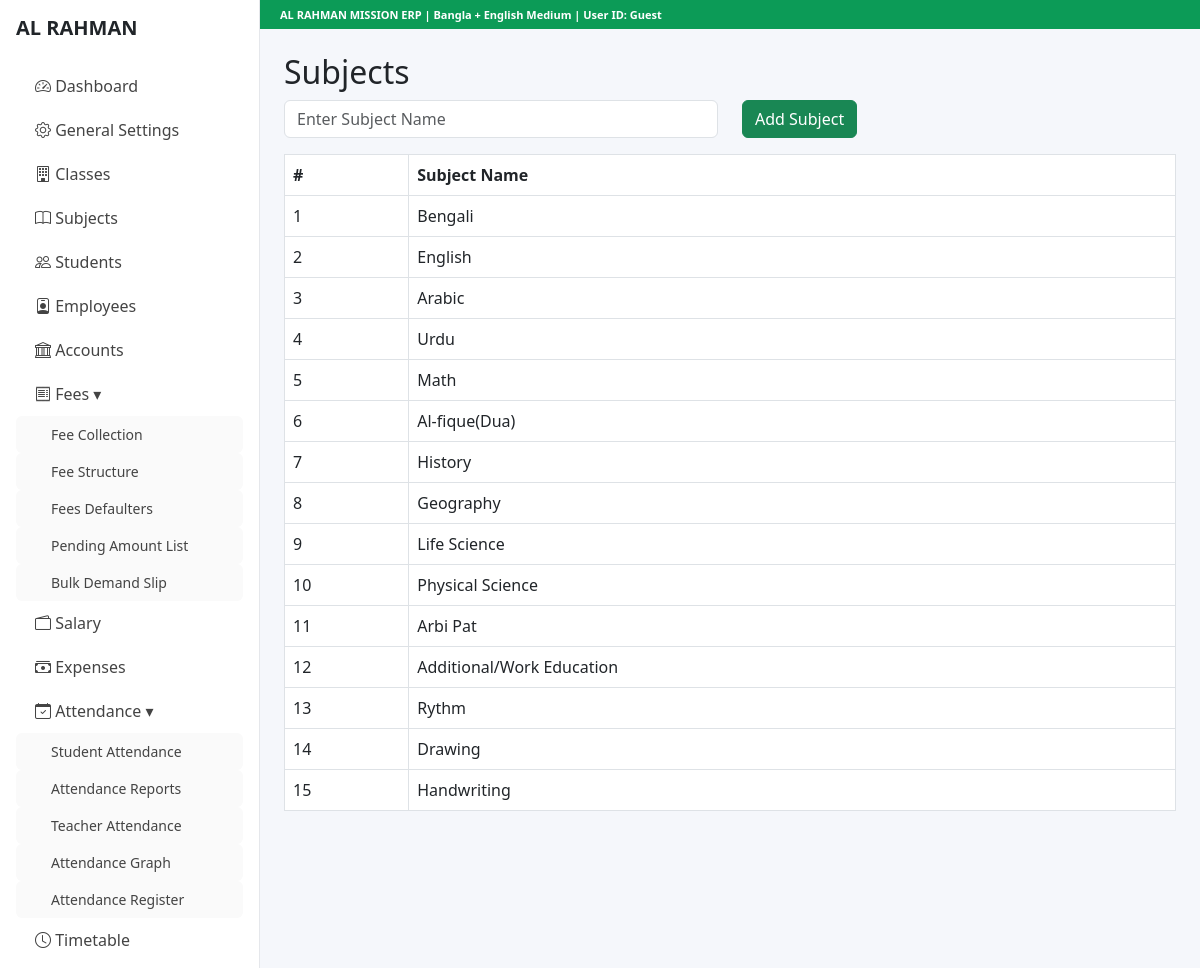
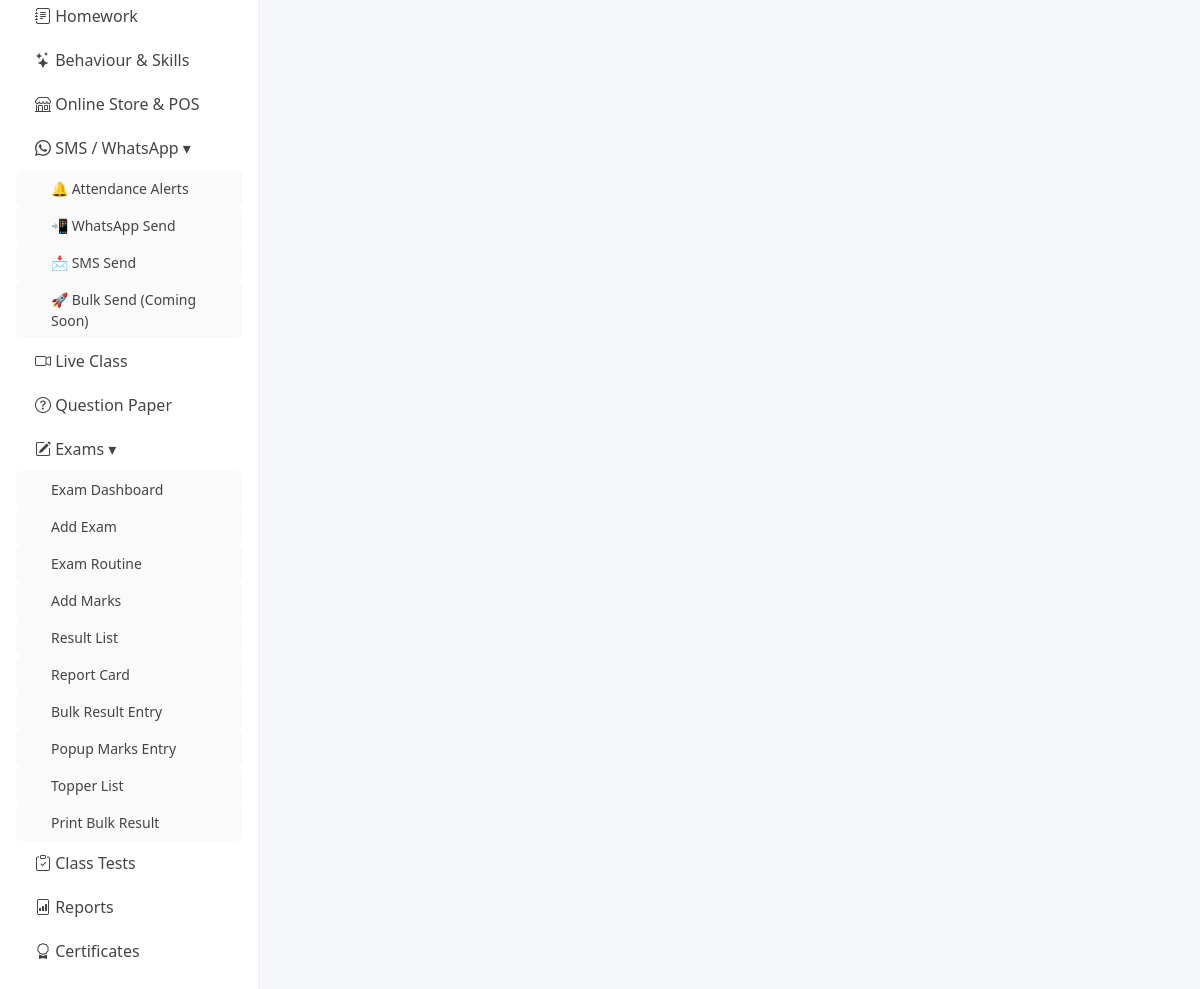
The app's page /academics/subjects/ with its own data (2 pictures, top to bottom).
### academics/models.py (models this page shows, shortened)
class Subject(models.Model):
    subject_name = models.CharField(max_length=100)

### academics/views.py (the view)
# urls.py: path('subjects/', views.subject_list, name='subject_list'),
def subject_list(request):
    if request.method == 'POST':
        name = request.POST.get('subject_name')
        if name:
            Subject.objects.create(subject_name=name)
            return redirect('subject_list')
    subjects = Subject.objects.all()
    return render(request, 'academics/subject_list.html', {'subjects': subjects})

### templates/academics/subject_list.html (shortened to what this page needs)
{% extends 'base.html' %}
{% block content %}
<h2>Subjects</h2>
<form method="POST" class="mb-3">
    <div class="row">
        <div class="col-md-6">
            <input type="text" name="subject_name" class="form-control" placeholder="Enter Subject Name">
        </div>
        <div class="col-md-2">
            <button class="btn btn-success">Add Subject</button>
        </div>
    </div>
</form>
<table class="table table-bordered">
    <thead>
        <tr>
            <th>#</th>
            <th>Subject Name</th>
        </tr>
    </thead>
    <tbody>
        {% for s in subjects %}
        <tr>
            <td>{{ forloop.counter }}</td>
            <td>{{ s.subject_name }}</td>
        </tr>
        {% endfor %}
    </tbody>
</table>
{% endblock %}

### templates/base.html (style rules this page uses)
body { background-color: #f5f7fb; margin: 0; padding: 0; }

### records on screen
Subject: subject_name "Bengali"
Subject: subject_name "English"
Subject: subject_name "Arabic"
Subject: subject_name "Urdu"
Subject: subject_name "Math"
Subject: subject_name "Al-fique(Dua)"
Subject: subject_name "History"
Subject: subject_name "Geography"
Subject: subject_name "Life Science"
Subject: subject_name "Physical Science"
Subject: subject_name "Arbi Pat"
Subject: subject_name "Additional/Work Education"
Subject: subject_name "Rythm"
Subject: subject_name "Drawing"
Subject: subject_name "Handwriting"
